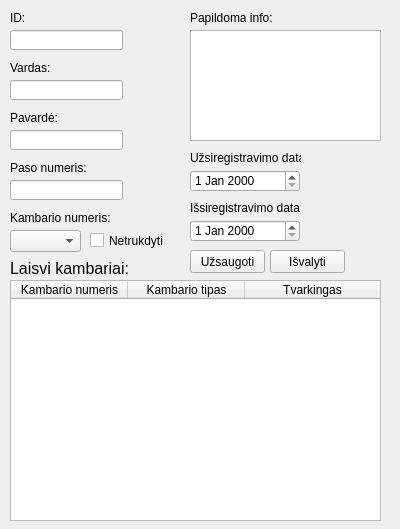
<?xml version="1.0" encoding="UTF-8"?>
<ui version="4.0">
 <class>RegisterClient</class>
 <widget class="QWidget" name="RegisterClient">
  <property name="geometry">
   <rect>
    <x>0</x>
    <y>0</y>
    <width>400</width>
    <height>529</height>
   </rect>
  </property>
  <property name="windowTitle">
   <string>Form</string>
  </property>
  <widget class="QLineEdit" name="idField">
   <property name="geometry">
    <rect>
     <x>10</x>
     <y>30</y>
     <width>113</width>
     <height>20</height>
    </rect>
   </property>
   <property name="maxLength">
    <number>10</number>
   </property>
  </widget>
  <widget class="QLabel" name="label">
   <property name="geometry">
    <rect>
     <x>10</x>
     <y>10</y>
     <width>111</width>
     <height>16</height>
    </rect>
   </property>
   <property name="text">
    <string>ID:</string>
   </property>
  </widget>
  <widget class="QLineEdit" name="firstNameField">
   <property name="geometry">
    <rect>
     <x>10</x>
     <y>80</y>
     <width>113</width>
     <height>20</height>
    </rect>
   </property>
   <property name="maxLength">
    <number>30</number>
   </property>
  </widget>
  <widget class="QLabel" name="label_2">
   <property name="geometry">
    <rect>
     <x>10</x>
     <y>60</y>
     <width>111</width>
     <height>16</height>
    </rect>
   </property>
   <property name="text">
    <string>Vardas:</string>
   </property>
  </widget>
  <widget class="QLineEdit" name="lastNameField">
   <property name="geometry">
    <rect>
     <x>10</x>
     <y>130</y>
     <width>113</width>
     <height>20</height>
    </rect>
   </property>
   <property name="maxLength">
    <number>30</number>
   </property>
  </widget>
  <widget class="QLabel" name="label_3">
   <property name="geometry">
    <rect>
     <x>10</x>
     <y>110</y>
     <width>111</width>
     <height>16</height>
    </rect>
   </property>
   <property name="text">
    <string>Pavardė:</string>
   </property>
  </widget>
  <widget class="QLineEdit" name="passportField">
   <property name="geometry">
    <rect>
     <x>10</x>
     <y>180</y>
     <width>113</width>
     <height>20</height>
    </rect>
   </property>
   <property name="text">
    <string/>
   </property>
   <property name="maxLength">
    <number>10</number>
   </property>
  </widget>
  <widget class="QLabel" name="label_4">
   <property name="geometry">
    <rect>
     <x>10</x>
     <y>160</y>
     <width>111</width>
     <height>16</height>
    </rect>
   </property>
   <property name="text">
    <string>Paso numeris:</string>
   </property>
  </widget>
  <widget class="QPlainTextEdit" name="extraInfo">
   <property name="geometry">
    <rect>
     <x>190</x>
     <y>30</y>
     <width>191</width>
     <height>111</height>
    </rect>
   </property>
  </widget>
  <widget class="QLabel" name="label_5">
   <property name="geometry">
    <rect>
     <x>190</x>
     <y>10</y>
     <width>111</width>
     <height>16</height>
    </rect>
   </property>
   <property name="text">
    <string>Papildoma info:</string>
   </property>
  </widget>
  <widget class="QCheckBox" name="disturbCheckBox">
   <property name="geometry">
    <rect>
     <x>90</x>
     <y>230</y>
     <width>81</width>
     <height>21</height>
    </rect>
   </property>
   <property name="text">
    <string>Netrukdyti</string>
   </property>
  </widget>
  <widget class="QLabel" name="label_6">
   <property name="geometry">
    <rect>
     <x>10</x>
     <y>210</y>
     <width>111</width>
     <height>16</height>
    </rect>
   </property>
   <property name="text">
    <string>Kambario numeris:</string>
   </property>
  </widget>
  <widget class="QComboBox" name="roomComboBox">
   <property name="geometry">
    <rect>
     <x>10</x>
     <y>230</y>
     <width>71</width>
     <height>22</height>
    </rect>
   </property>
  </widget>
  <widget class="QPushButton" name="saveButton">
   <property name="geometry">
    <rect>
     <x>190</x>
     <y>250</y>
     <width>75</width>
     <height>23</height>
    </rect>
   </property>
   <property name="text">
    <string>Užsaugoti</string>
   </property>
  </widget>
  <widget class="QPushButton" name="clearButton">
   <property name="geometry">
    <rect>
     <x>270</x>
     <y>250</y>
     <width>75</width>
     <height>23</height>
    </rect>
   </property>
   <property name="text">
    <string>Išvalyti</string>
   </property>
  </widget>
  <widget class="QTableWidget" name="roomTableWidget">
   <property name="geometry">
    <rect>
     <x>10</x>
     <y>280</y>
     <width>371</width>
     <height>241</height>
    </rect>
   </property>
   <property name="sizeAdjustPolicy">
    <enum>QAbstractScrollArea::AdjustIgnored</enum>
   </property>
   <attribute name="horizontalHeaderCascadingSectionResizes">
    <bool>false</bool>
   </attribute>
   <attribute name="horizontalHeaderDefaultSectionSize">
    <number>117</number>
   </attribute>
   <attribute name="horizontalHeaderMinimumSectionSize">
    <number>50</number>
   </attribute>
   <attribute name="horizontalHeaderStretchLastSection">
    <bool>true</bool>
   </attribute>
   <attribute name="verticalHeaderStretchLastSection">
    <bool>false</bool>
   </attribute>
   <column>
    <property name="text">
     <string>Kambario numeris</string>
    </property>
   </column>
   <column>
    <property name="text">
     <string>Kambario tipas</string>
    </property>
   </column>
   <column>
    <property name="text">
     <string>Tvarkingas</string>
    </property>
   </column>
  </widget>
  <widget class="QLabel" name="label_7">
   <property name="geometry">
    <rect>
     <x>10</x>
     <y>260</y>
     <width>131</width>
     <height>16</height>
    </rect>
   </property>
   <property name="font">
    <font>
     <pointsize>12</pointsize>
    </font>
   </property>
   <property name="text">
    <string>Laisvi kambariai:</string>
   </property>
  </widget>
  <widget class="QDateEdit" name="dateEdit">
   <property name="geometry">
    <rect>
     <x>190</x>
     <y>170</y>
     <width>110</width>
     <height>22</height>
    </rect>
   </property>
  </widget>
  <widget class="QDateEdit" name="dateEdit_2">
   <property name="geometry">
    <rect>
     <x>190</x>
     <y>220</y>
     <width>110</width>
     <height>22</height>
    </rect>
   </property>
  </widget>
  <widget class="QLabel" name="label_8">
   <property name="geometry">
    <rect>
     <x>190</x>
     <y>150</y>
     <width>111</width>
     <height>16</height>
    </rect>
   </property>
   <property name="text">
    <string>Užsiregistravimo data:</string>
   </property>
  </widget>
  <widget class="QLabel" name="label_9">
   <property name="geometry">
    <rect>
     <x>190</x>
     <y>200</y>
     <width>111</width>
     <height>16</height>
    </rect>
   </property>
   <property name="text">
    <string>Išsiregistravimo data:</string>
   </property>
  </widget>
 </widget>
 <resources/>
 <connections/>
</ui>
